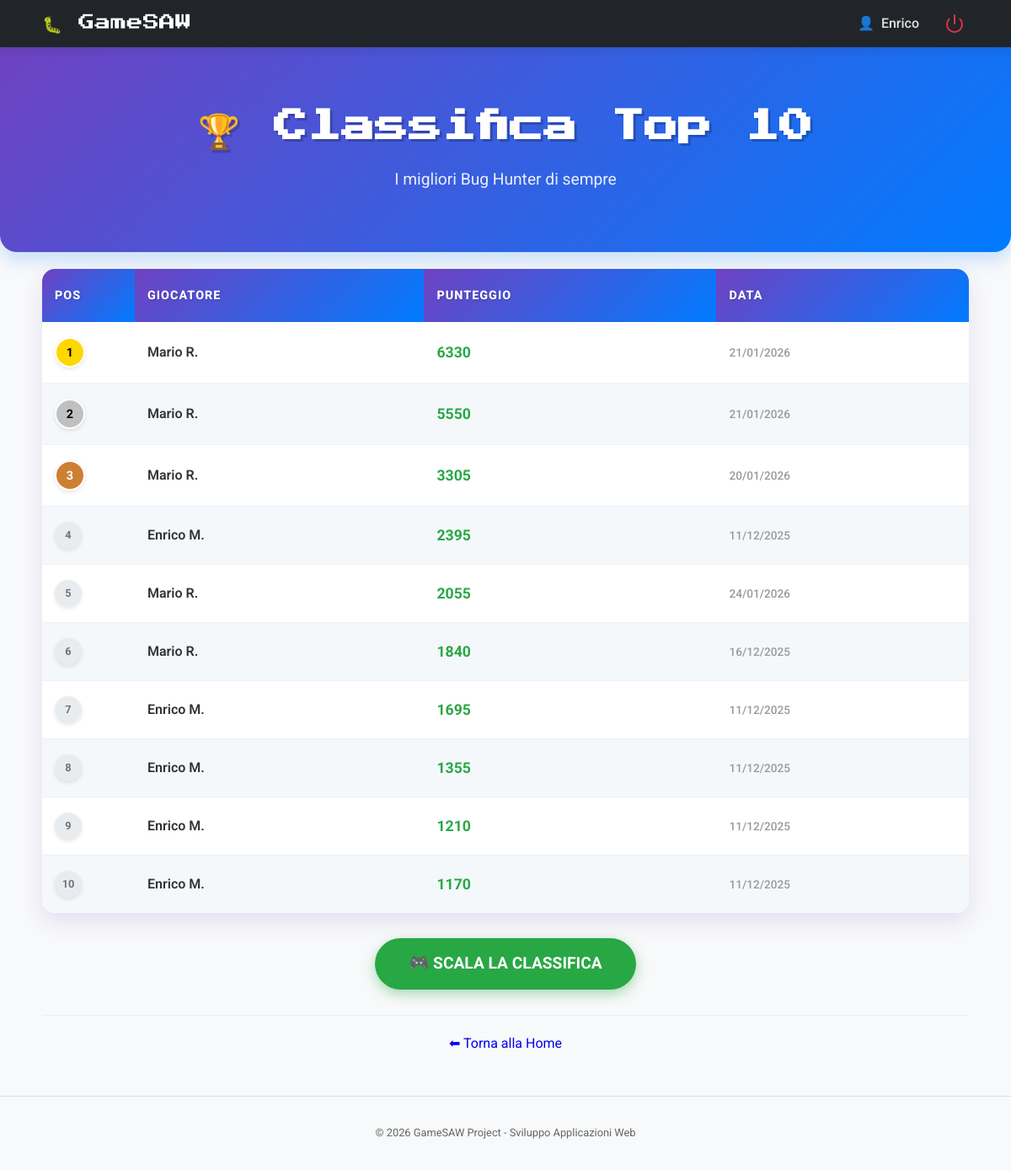
The page /classifica.php (signed in) on the database its author committed.
### tables this page shows
CREATE TABLE `punteggi` (
  `id` int(11) NOT NULL,
  `id_utente` int(11) NOT NULL,
  `punteggio` int(11) NOT NULL,
  `data_partita` timestamp NOT NULL DEFAULT current_timestamp()
);

CREATE TABLE `utenti` (
  `id` int(11) NOT NULL,
  `nome` varchar(50) NOT NULL,
  `cognome` varchar(50) NOT NULL,
  `email` varchar(100) NOT NULL,
  `password` varchar(255) NOT NULL,
  `ruolo` enum('user','admin') DEFAULT 'user',
  `data_registrazione` timestamp NOT NULL DEFAULT current_timestamp(),
  `bannato` tinyint(1) DEFAULT 0
);

### Includes/select.php (called while the page is built, shortened)
<?php
function getTopPlayers($pdo) {
    try {
        $sql = "SELECT u.nome, u.cognome, p.punteggio, p.data_partita
                FROM punteggi p
                JOIN utenti u ON p.id_utente = u.id
                WHERE u.bannato = 0
                ORDER BY p.punteggio DESC
                LIMIT 10";
        $stmt = $pdo->query($sql);
        return $stmt->fetchAll();
    } catch (PDOException $e) {
        return [];
    }
}
?>

### classifica.php (the view, shortened to what this page needs)
<?php
require_once 'includes/connection.php';
require_once 'includes/select.php';
$top_players = getTopPlayers($pdo);
include 'includes/header.php';
include 'includes/navbar.php';
?>
<div class="hero-section hero-sm">
    <h1>🏆 Classifica Top 10</h1>
    <p>I migliori Bug Hunter di sempre</p>
</div>
<div class="container">
    <table>
        <thead>
            <tr>
                <th width="10%">Pos</th>
                <th>Giocatore</th>
                <th>Punteggio</th>
                <th>Data</th>
            </tr>
        </thead>
        <tbody>
            <?php $rank = 1; ?>
            <?php foreach ($top_players as $row): ?>
                <?php
                    $rankClass = "rank-other";
                    if($rank == 1) $rankClass = "rank-1";
                    if($rank == 2) $rankClass = "rank-2";
                    if($rank == 3) $rankClass = "rank-3";
                ?>
                <tr>
                    <td>
                        <span class="rank-badge <?= $rankClass ?>">
                            <?= $rank++ ?>
                        </span>
                    </td>
                    <td class="player-name">
                        <?= htmlspecialchars($row['nome'] . ' ' . $row['cognome'][0] . '.') ?>
                    </td>
                    <td>
                        <span class="score-val"><?= $row['punteggio'] ?></span>
                    </td>
                    <td>
                        <span class="date-val">
                            <?= date("d/m/Y", strtotime($row['data_partita'])) ?>
                        </span>
                    </td>
                </tr>
            <?php endforeach; ?>
        </tbody>
    </table>
    <div class="text-center mt-30">
        <a href="game.php" class="btn-hero">🎮 SCALA LA CLASSIFICA</a>
    </div>
    <div class="back-footer">
        <a href="index.php" class="btn-back">⬅ Torna alla Home</a>
    </div>
</div>
<?php include 'includes/footer.php'; ?>

### Assets/Css/base.css (style rules this page uses)
html { font-size: 16px; }
body { font-family: 'Roboto', sans-serif; background-color: #f8f9fa; color: #333; margin: 0; padding: 0; line-height: 1.6; }
a { text-decoration: none; }
.mt-30 { margin-top: 1.875rem; }
.text-center { text-align: center; }
.hero-section { background: linear-gradient(135deg, #6f42c1 0%, #007bff 100%); color: white; padding: 5rem 1.25rem; text-align: center; margin-bottom: 2.5rem; border-bottom-left-radius: 1.25rem; border-bottom-right-radius: 1.25rem; box-shadow: 0 0.625rem 1.25rem rgba(0, 123, 255, 0.2); }
.hero-sm { padding: 2.5rem 1.25rem; margin-bottom: 1.25rem; }
.hero-section h1 { font-family: 'Press Start 2P', cursive; font-size: 2.5rem; margin-bottom: 1.25rem; text-shadow: 0.1875rem 0.1875rem 0px rgba(0,0,0,0.2); line-height: 1.4; }
.hero-section p { font-size: 1.2rem; max-width: 37.5rem; margin: 0 auto 1.875rem auto; opacity: 0.9; }
.btn-hero { background-color: #28a745; color: white; padding: 0.9375rem 2.5rem; font-size: 1.2rem; border-radius: 3.125rem; font-weight: bold; box-shadow: 0 0.3125rem 0.9375rem rgba(40, 167, 69, 0.4); transition: transform 0.2s, box-shadow 0.2s; display: inline-block; }
.container { max-width: 68.75rem; margin: 0 auto; padding: 0 1.25rem; }
table { width: 100%; border-collapse: collapse; margin-top: 1.25rem; background-color: white; border-radius: 0.9375rem; overflow: hidden; box-shadow: 0 0.625rem 1.5625rem rgba(111, 66, 193, 0.15); border: none; }
th { background: linear-gradient(135deg, #6f42c1 0%, #007bff 100%); color: white; padding: 1.25rem 0.9375rem; text-align: left; text-transform: uppercase; font-size: 0.9em; letter-spacing: 0.0625rem; border: none; font-weight: 800; text-shadow: 0.0625rem 0.0625rem 0.125rem rgba(0,0,0,0.2); }
td { padding: 1.125rem 0.9375rem; color: #444; font-weight: 500; vertical-align: middle; border-bottom: 0.0625rem solid #eef2f7; }
tr:last-child td { border-bottom: none; }
tr:nth-child(even) { background-color: #f4f8fb; }
.rank-badge { display: inline-flex; justify-content: center; align-items: center; width: 2rem; height: 2rem; border-radius: 50%; font-weight: bold; font-size: 0.9em; box-shadow: 0 0.125rem 0.3125rem rgba(0,0,0,0.1); }
.rank-1 { background-color: #ffd700; color: #000; border: 0.125rem solid #fff; }
.rank-2 { background-color: #c0c0c0; color: #000; border: 0.125rem solid #fff; }
.rank-3 { background-color: #cd7f32; color: #fff; border: 0.125rem solid #fff; }
.rank-other { background-color: #e9ecef; color: #6c757d; font-size: 0.8em; }
.player-name { font-weight: 600; color: #333; }
.score-val { color: #28a745; font-weight: bold; font-size: 1.1em; }
.date-val { color: #999; font-size: 0.85em; }
.back-footer { margin-top: 1.875rem; padding-top: 1.25rem; border-top: 0.0625rem solid #eee; text-align: center; }

### rows shown on the page
punteggi: id_utente.cognome "Mario R.", punteggio "6330", data_partita "21/01/2026"
punteggi: id_utente.cognome "Mario R.", punteggio "5550", data_partita "21/01/2026"
punteggi: id_utente.cognome "Mario R.", punteggio "3305", data_partita "20/01/2026"
punteggi: id_utente.cognome "Enrico M.", punteggio "2395", data_partita "11/12/2025"
punteggi: id_utente.cognome "Mario R.", punteggio "2055", data_partita "24/01/2026"
punteggi: id_utente.cognome "Mario R.", punteggio "1840", data_partita "16/12/2025"
punteggi: id_utente.cognome "Enrico M.", punteggio "1695", data_partita "11/12/2025"
punteggi: id_utente.cognome "Enrico M.", punteggio "1355", data_partita "11/12/2025"
punteggi: id_utente.cognome "Enrico M.", punteggio "1210", data_partita "11/12/2025"
punteggi: id_utente.cognome "Enrico M.", punteggio "1170", data_partita "11/12/2025"

### other values the page prints
$_SESSION['nome'] "Enrico"
